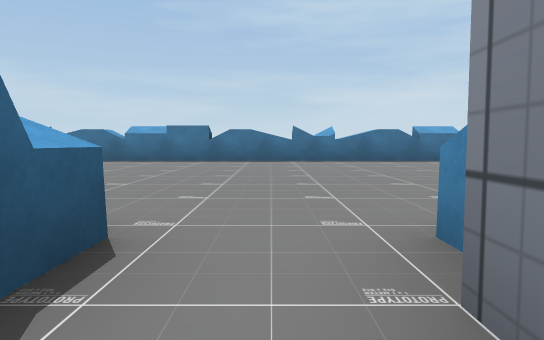
view 1 (above)

24 first-person views from a walk through a scene from a Unity 3-D project. The camera is 0.43 m above the floor, tilts 4° down and sees 70° across. The floor is counted in squares, 1 m on a side. Each view is taken from the middle of a square. On the plan, view 1 faces up. The plan holds only what a view shows up to about 9 squares ahead; the rest is blank. The player character is not drawn. Some surface patterns are stand-ins.

view 2
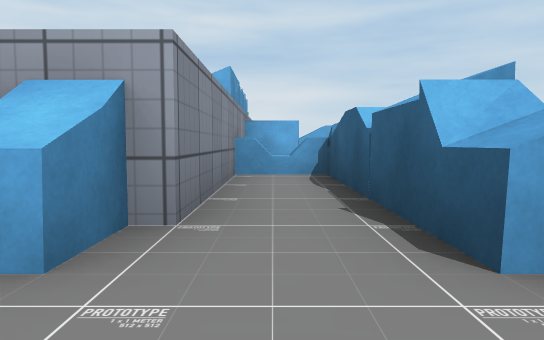

view 3
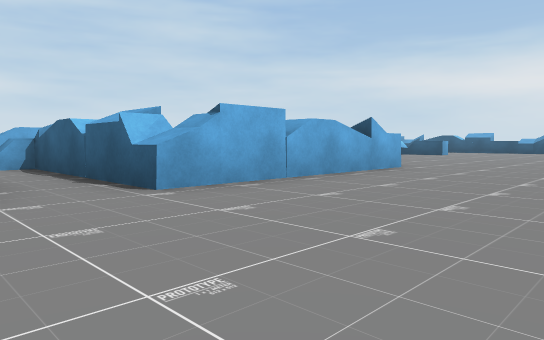

view 4
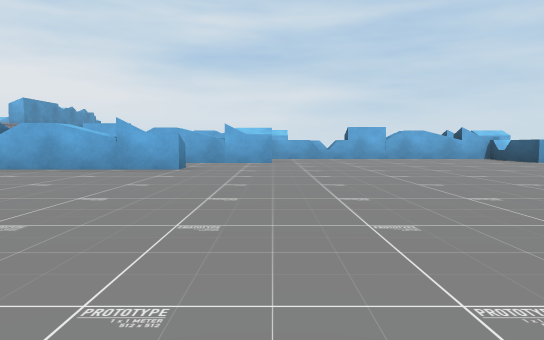

view 5
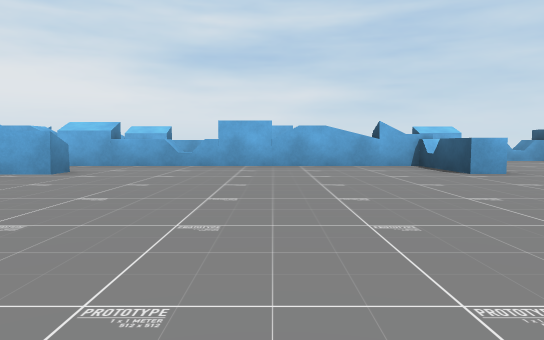

view 6
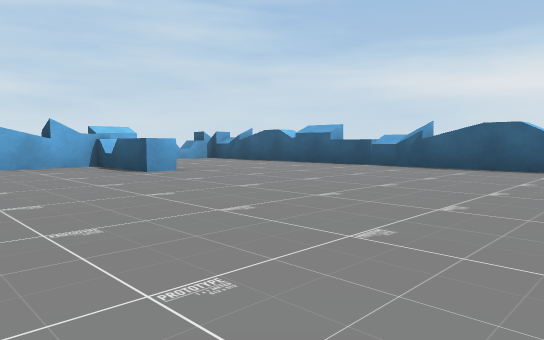

view 7
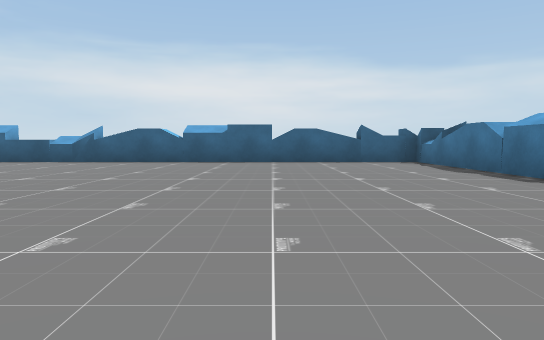

view 8
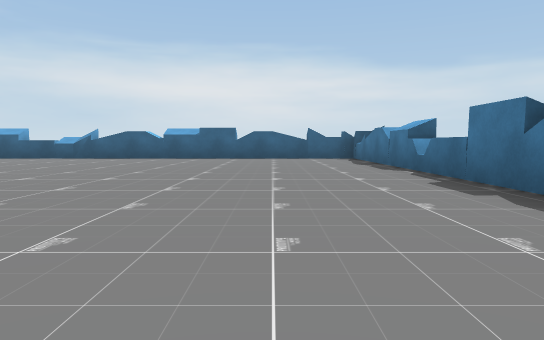

view 9
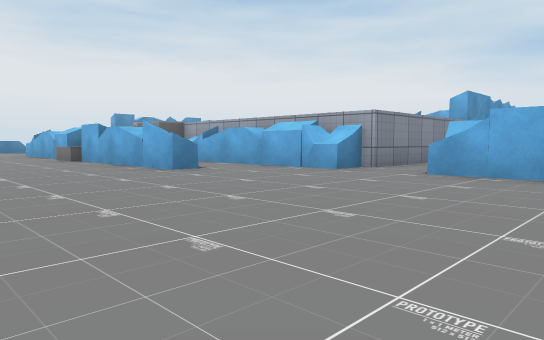

view 10
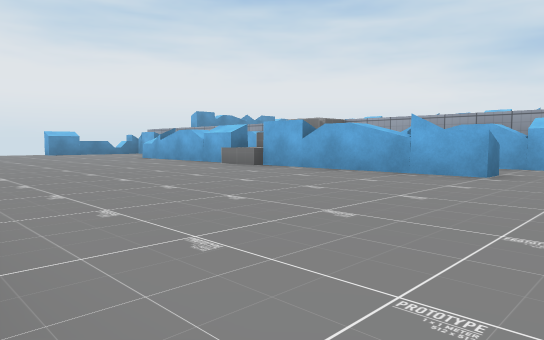

view 11
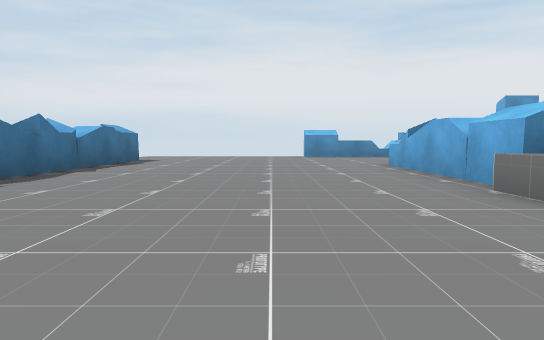

view 12
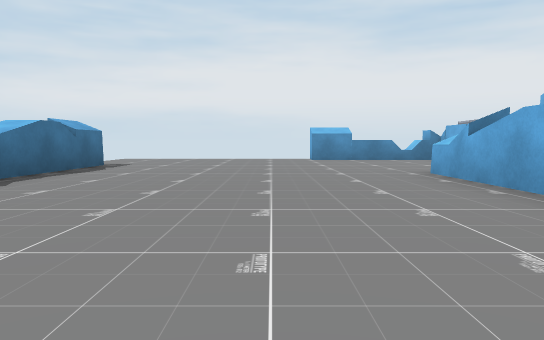

view 13
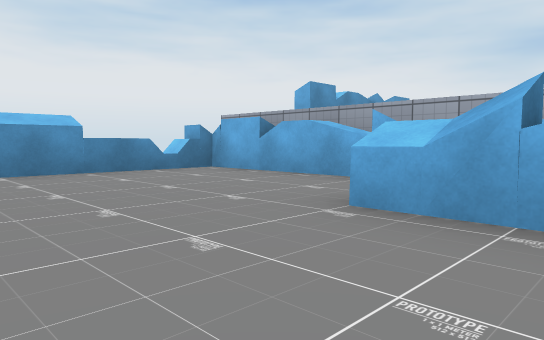

view 14
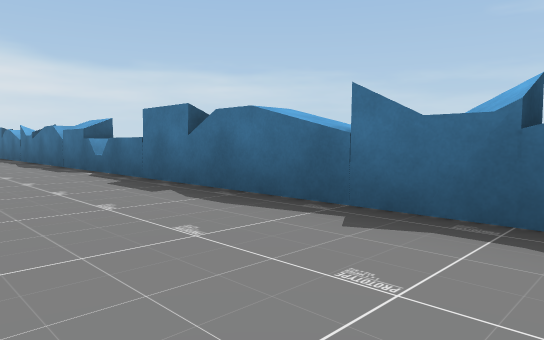

view 15
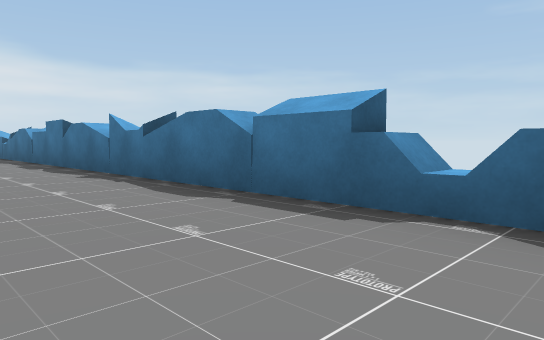

view 16
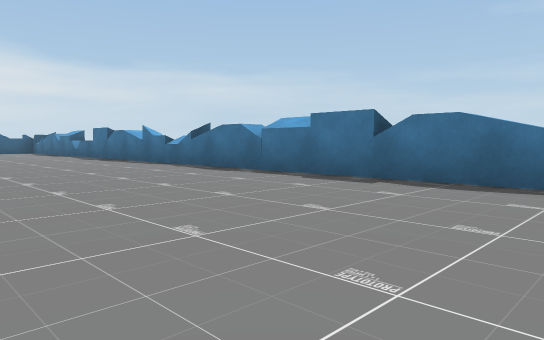

view 17
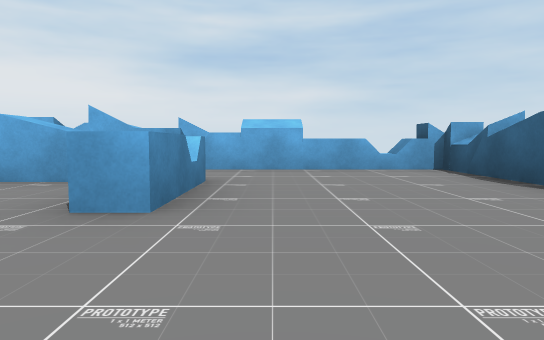

view 18
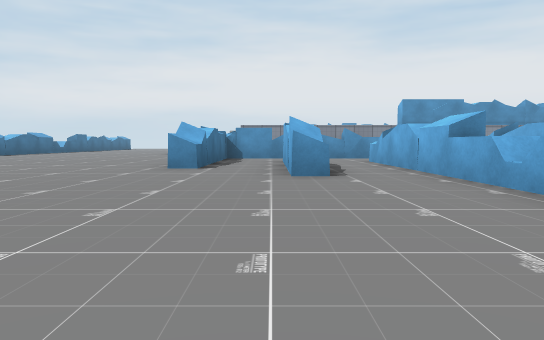

view 19
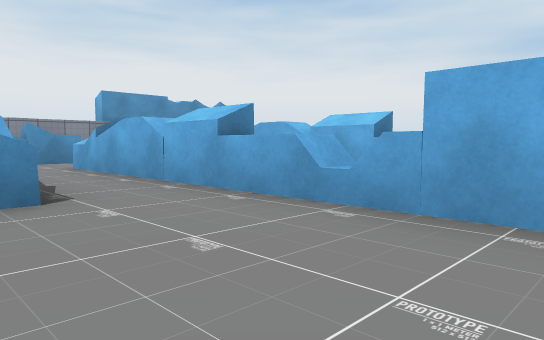

view 20
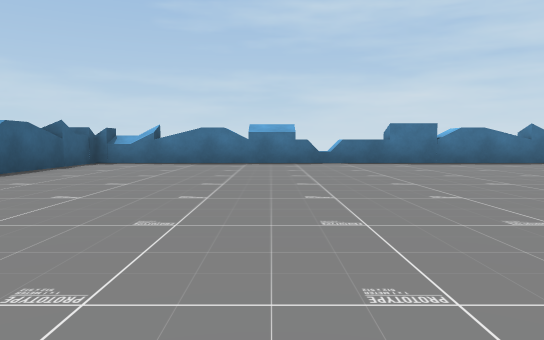

view 21
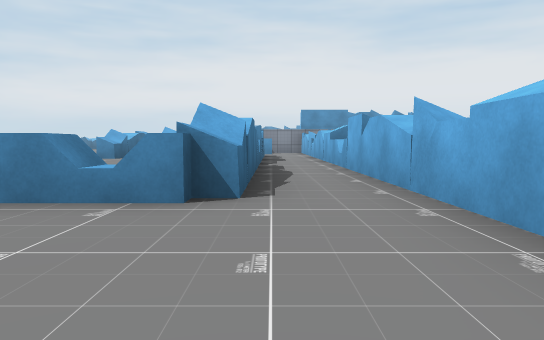

view 22
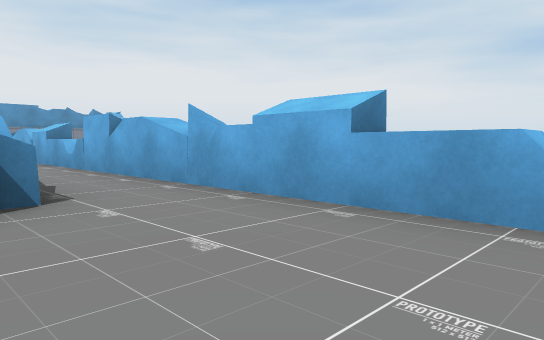

view 23
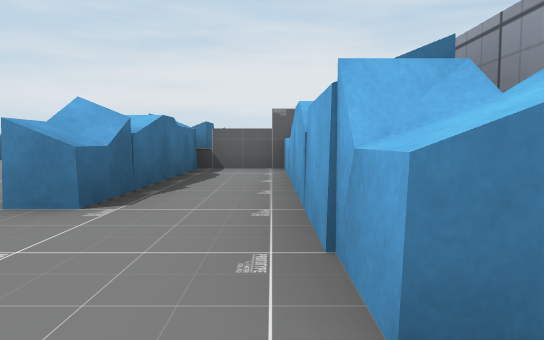

view 24
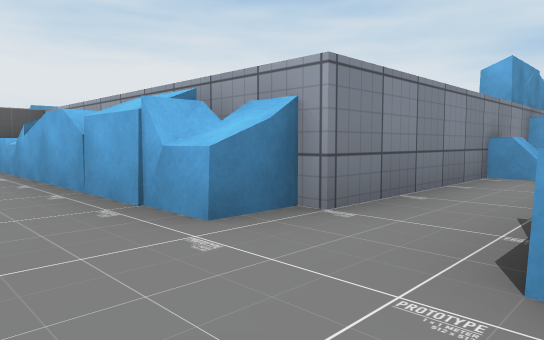

### Floor plan
Key: @ floor where view 1 was taken; # wall or solid block; . floor; = window, fence, low wall or low ledge; ^ raised ledge; T thing the floor can be seen under or through.
Columns run from 17 left of view 1 to 16 right of it. Each row starts with its distance up from view 1.
 10 #####^^###^###########^^#######
  9 ^................................
  8 ^................................
  7 #................................
  6 #................................
  5 #................................#
  4 #....................##.^.##.....#
  3 #...................^########....^
  2 ^............##....######    ^^##^
  1 ^...........^####.#######     ###
  0 #..........######@#
 -1 #...^.....=^ #  #.#
 -2 #...^TTTT^TTT# #^^#
 -3 ^...=........#  ^^#
 -4 ^^^..##.^^.###  ###
 -5 #^ #^ ##  ###

Positions as (right, up) in squares from view 1, and headings:
1: (0, 0), facing up
2: (0, 3), facing down
3: (1, 5), facing down-left
4: (-7, 8), facing down
5: (-10, 5), facing down
6: (-10, 5), facing down-left
7: (-8, 6), facing left
8: (-6, 7), facing left
9: (-3, 7), facing down-right
10: (1, 9), facing down-right
11: (4, 6), facing right
12: (6, 6), facing right
13: (10, 6), facing down-right
14: (11, 7), facing up-left
15: (6, 7), facing up-left
16: (1, 5), facing up-left
17: (-14, 2), facing down
18: (-12, 0), facing right
19: (-10, 0), facing down-right
20: (-13, 1), facing up
21: (-16, -3), facing right
22: (-16, -2), facing down-right
23: (0, 2), facing right
24: (-1, 3), facing down-right
